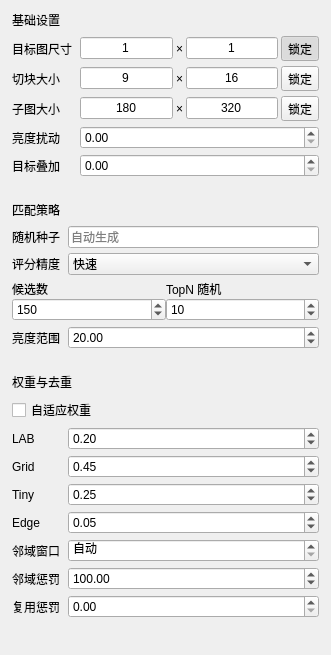
               <widget class="QWidget" name="parameterContent">
                <property name="geometry"><rect><x>0</x><y>0</y><width>331</width><height>655</height></rect></property>
                <layout class="QVBoxLayout" name="parameterCards">
                 <property name="spacing"><number>0</number></property>
                 <property name="leftMargin"><number>0</number></property><property name="topMargin"><number>0</number></property><property name="rightMargin"><number>0</number></property><property name="bottomMargin"><number>0</number></property>
                 <item>
                  <widget class="QFrame" name="gridCard">
                   <layout class="QVBoxLayout" name="gridCardLayout">
                    <property name="spacing"><number>7</number></property>
                    <property name="leftMargin"><number>12</number></property><property name="topMargin"><number>11</number></property><property name="rightMargin"><number>12</number></property><property name="bottomMargin"><number>12</number></property>
                    <item><widget class="QLabel" name="gridCardTitle"><property name="text"><string>基础设置</string></property><property name="parameterHeading" stdset="0"><bool>true</bool></property></widget></item>
                    <item>
                     <layout class="QFormLayout" name="gridForm">
                      <property name="fieldGrowthPolicy"><enum>QFormLayout::FieldGrowthPolicy::AllNonFixedFieldsGrow</enum></property>
                      <property name="horizontalSpacing"><number>8</number></property><property name="verticalSpacing"><number>5</number></property>
                      <item row="0" column="0"><widget class="QLabel" name="targetSizeLabel"><property name="parameterLabel" stdset="0"><bool>true</bool></property><property name="text"><string>目标图尺寸</string></property><property name="buddy"><cstring>targetWidth</cstring></property></widget></item>
                      <item row="0" column="1"><layout class="QHBoxLayout" name="targetSizeRow" stretch="1,0,1,0"><property name="spacing"><number>3</number></property>
                       <item><widget class="DimensionEdit" name="targetWidth"><property name="dimensionField" stdset="0"><bool>true</bool></property><property name="alignment"><set>Qt::AlignmentFlag::AlignCenter</set></property><property name="text"><string notr="true">1</string></property><property name="accessibleName"><string>目标图尺寸宽</string></property></widget></item>
                       <item><widget class="QLabel" name="targetCross"><property name="text"><string notr="true">×</string></property></widget></item>
                       <item><widget class="DimensionEdit" name="targetHeight"><property name="dimensionField" stdset="0"><bool>true</bool></property><property name="alignment"><set>Qt::AlignmentFlag::AlignCenter</set></property><property name="text"><string notr="true">1</string></property><property name="accessibleName"><string>目标图尺寸高</string></property></widget></item>
                       <item><widget class="QToolButton" name="targetLock"><property name="text"><string>锁定</string></property><property name="toolTip"><string>固定宽高比</string></property><property name="accessibleName"><string>固定宽高比</string></property><property name="checkable"><bool>true</bool></property><property name="checked"><bool>true</bool></property><property name="ratioButton" stdset="0"><bool>true</bool></property></widget></item>
                      </layout></item>
                      <item row="1" column="0"><widget class="QLabel" name="matchSizeLabel"><property name="parameterLabel" stdset="0"><bool>true</bool></property><property name="text"><string>切块大小</string></property><property name="buddy"><cstring>matchWidth</cstring></property></widget></item>
                      <item row="1" column="1"><layout class="QHBoxLayout" name="matchSizeRow" stretch="1,0,1,0"><property name="spacing"><number>3</number></property>
                       <item><widget class="DimensionEdit" name="matchWidth"><property name="dimensionField" stdset="0"><bool>true</bool></property><property name="alignment"><set>Qt::AlignmentFlag::AlignCenter</set></property><property name="text"><string notr="true">9</string></property><property name="accessibleName"><string>切块大小宽</string></property></widget></item>
                       <item><widget class="QLabel" name="matchCross"><property name="text"><string notr="true">×</string></property></widget></item>
                       <item><widget class="DimensionEdit" name="matchHeight"><property name="dimensionField" stdset="0"><bool>true</bool></property><property name="alignment"><set>Qt::AlignmentFlag::AlignCenter</set></property><property name="text"><string notr="true">16</string></property><property name="accessibleName"><string>切块大小高</string></property></widget></item>
                       <item><widget class="QToolButton" name="matchLock"><property name="text"><string>锁定</string></property><property name="toolTip"><string>固定宽高比</string></property><property name="accessibleName"><string>固定宽高比</string></property><property name="checkable"><bool>true</bool></property><property name="checked"><bool>false</bool></property><property name="ratioButton" stdset="0"><bool>true</bool></property></widget></item>
                      </layout></item>
                      <item row="2" column="0"><widget class="QLabel" name="tileSizeLabel"><property name="parameterLabel" stdset="0"><bool>true</bool></property><property name="text"><string>子图大小</string></property><property name="buddy"><cstring>tileWidth</cstring></property></widget></item>
                      <item row="2" column="1"><layout class="QHBoxLayout" name="tileSizeRow" stretch="1,0,1,0"><property name="spacing"><number>3</number></property>
                       <item><widget class="DimensionEdit" name="tileWidth"><property name="dimensionField" stdset="0"><bool>true</bool></property><property name="alignment"><set>Qt::AlignmentFlag::AlignCenter</set></property><property name="text"><string notr="true">180</string></property><property name="accessibleName"><string>子图大小宽</string></property></widget></item>
                       <item><widget class="QLabel" name="tileCross"><property name="text"><string notr="true">×</string></property></widget></item>
                       <item><widget class="DimensionEdit" name="tileHeight"><property name="dimensionField" stdset="0"><bool>true</bool></property><property name="alignment"><set>Qt::AlignmentFlag::AlignCenter</set></property><property name="text"><string notr="true">320</string></property><property name="accessibleName"><string>子图大小高</string></property></widget></item>
                       <item><widget class="QToolButton" name="tileLock"><property name="text"><string>锁定</string></property><property name="toolTip"><string>固定宽高比</string></property><property name="accessibleName"><string>固定宽高比</string></property><property name="checkable"><bool>true</bool></property><property name="checked"><bool>false</bool></property><property name="ratioButton" stdset="0"><bool>true</bool></property></widget></item>
                      </layout></item>
                      <item row="3" column="0"><widget class="QLabel" name="jitterLabel"><property name="parameterLabel" stdset="0"><bool>true</bool></property><property name="text"><string>亮度扰动</string></property><property name="buddy"><cstring>brightnessJitter</cstring></property></widget></item>
                      <item row="3" column="1"><widget class="QDoubleSpinBox" name="brightnessJitter"><property name="maximum"><double>0.500000</double></property><property name="singleStep"><double>0.010000</double></property></widget></item>
                      <item row="4" column="0"><widget class="QLabel" name="blendLabel"><property name="parameterLabel" stdset="0"><bool>true</bool></property><property name="text"><string>目标叠加</string></property><property name="buddy"><cstring>targetBlend</cstring></property></widget></item>
                      <item row="4" column="1"><widget class="QDoubleSpinBox" name="targetBlend"><property name="maximum"><double>1.000000</double></property><property name="singleStep"><double>0.050000</double></property></widget></item>
                     </layout>
                    </item>
                   </layout>
                  </widget>
                 </item>
                 <item>
                  <widget class="QFrame" name="basicSettingsSeparator">
                   <property name="minimumSize"><size><width>0</width><height>1</height></size></property>
                   <property name="maximumSize"><size><width>16777215</width><height>1</height></size></property>
                  </widget>
                 </item>
                 <item>
                  <widget class="QFrame" name="matchingCard">
                   <layout class="QVBoxLayout" name="matchingCardLayout">
                    <property name="spacing"><number>7</number></property>
                    <property name="leftMargin"><number>12</number></property><property name="topMargin"><number>11</number></property><property name="rightMargin"><number>12</number></property><property name="bottomMargin"><number>12</number></property>
                    <item><widget class="QLabel" name="matchingCardTitle"><property name="text"><string>匹配策略</string></property><property name="parameterHeading" stdset="0"><bool>true</bool></property></widget></item>
                    <item>
                     <layout class="QFormLayout" name="matchingForm">
                      <property name="fieldGrowthPolicy"><enum>QFormLayout::FieldGrowthPolicy::AllNonFixedFieldsGrow</enum></property>
                      <property name="horizontalSpacing"><number>8</number></property><property name="verticalSpacing"><number>5</number></property>
                      <item row="0" column="0"><widget class="QLabel" name="seedLabel"><property name="parameterLabel" stdset="0"><bool>true</bool></property><property name="text"><string>随机种子</string></property><property name="buddy"><cstring>seedEdit</cstring></property></widget></item>
                      <item row="0" column="1"><widget class="QLineEdit" name="seedEdit"><property name="placeholderText"><string>自动生成</string></property><property name="maxLength"><number>10</number></property></widget></item>
                      <item row="1" column="0"><widget class="QLabel" name="scoreModeLabel"><property name="parameterLabel" stdset="0"><bool>true</bool></property><property name="text"><string>评分精度</string></property><property name="buddy"><cstring>scoreMode</cstring></property></widget></item>
                      <item row="1" column="1"><widget class="QComboBox" name="scoreMode"><item><property name="text"><string>快速</string></property></item><item><property name="text"><string>兼容</string></property></item></widget></item>
                      <item row="2" column="0" colspan="2"><layout class="QGridLayout" name="candidateSettings">
                       <item row="0" column="0"><widget class="QLabel" name="candidatesLabel"><property name="parameterLabel" stdset="0"><bool>true</bool></property><property name="text"><string>候选数</string></property><property name="buddy"><cstring>candidates</cstring></property></widget></item><item row="0" column="1"><widget class="QLabel" name="randomTopLabel"><property name="parameterLabel" stdset="0"><bool>true</bool></property><property name="text"><string>TopN 随机</string></property><property name="buddy"><cstring>randomTop</cstring></property></widget></item>
                       <item row="1" column="0"><widget class="QSpinBox" name="candidates"><property name="minimum"><number>10</number></property><property name="maximum"><number>10000</number></property><property name="value"><number>150</number></property></widget></item><item row="1" column="1"><widget class="QSpinBox" name="randomTop"><property name="minimum"><number>1</number></property><property name="maximum"><number>10000</number></property><property name="value"><number>10</number></property></widget></item>
                      </layout></item>
                      <item row="3" column="0"><widget class="QLabel" name="lightnessLabel"><property name="parameterLabel" stdset="0"><bool>true</bool></property><property name="text"><string>亮度范围</string></property><property name="buddy"><cstring>lightnessRange</cstring></property></widget></item>
                      <item row="3" column="1"><widget class="QDoubleSpinBox" name="lightnessRange"><property name="maximum"><double>255.000000</double></property><property name="value"><double>20.000000</double></property></widget></item>
                     </layout>
                    </item>
                   </layout>
                  </widget>
                 </item>
                 <item>
                  <widget class="QFrame" name="matchingSettingsSeparator">
                   <property name="minimumSize"><size><width>0</width><height>1</height></size></property>
                   <property name="maximumSize"><size><width>16777215</width><height>1</height></size></property>
                  </widget>
                 </item>
                 <item>
                  <widget class="QFrame" name="advancedMatchingCard">
                   <layout class="QVBoxLayout" name="advancedMatchingCardLayout">
                    <property name="spacing"><number>7</number></property>
                    <property name="leftMargin"><number>12</number></property><property name="topMargin"><number>11</number></property><property name="rightMargin"><number>12</number></property><property name="bottomMargin"><number>12</number></property>
                    <item><widget class="QLabel" name="advancedMatchingCardTitle"><property name="text"><string>权重与去重</string></property><property name="parameterHeading" stdset="0"><bool>true</bool></property></widget></item>
                    <item>
                     <layout class="QFormLayout" name="advancedMatchingForm">
                      <property name="fieldGrowthPolicy"><enum>QFormLayout::FieldGrowthPolicy::AllNonFixedFieldsGrow</enum></property>
                      <property name="horizontalSpacing"><number>8</number></property><property name="verticalSpacing"><number>5</number></property>
                      <item row="0" column="0" colspan="2"><widget class="QCheckBox" name="adaptiveWeights"><property name="text"><string>自适应权重</string></property></widget></item>
                      <item row="1" column="0"><widget class="QLabel" name="labLabel"><property name="parameterLabel" stdset="0"><bool>true</bool></property><property name="text"><string notr="true">LAB</string></property><property name="buddy"><cstring>labWeight</cstring></property></widget></item>
                      <item row="1" column="1"><widget class="QDoubleSpinBox" name="labWeight"><property name="singleStep"><double>0.050000</double></property><property name="value"><double>0.200000</double></property></widget></item>
                      <item row="2" column="0"><widget class="QLabel" name="gridLabel"><property name="parameterLabel" stdset="0"><bool>true</bool></property><property name="text"><string notr="true">Grid</string></property><property name="buddy"><cstring>gridWeight</cstring></property></widget></item>
                      <item row="2" column="1"><widget class="QDoubleSpinBox" name="gridWeight"><property name="singleStep"><double>0.050000</double></property><property name="value"><double>0.450000</double></property></widget></item>
                      <item row="3" column="0"><widget class="QLabel" name="tinyLabel"><property name="parameterLabel" stdset="0"><bool>true</bool></property><property name="text"><string notr="true">Tiny</string></property><property name="buddy"><cstring>tinyWeight</cstring></property></widget></item>
                      <item row="3" column="1"><widget class="QDoubleSpinBox" name="tinyWeight"><property name="singleStep"><double>0.050000</double></property><property name="value"><double>0.250000</double></property></widget></item>
                      <item row="4" column="0"><widget class="QLabel" name="edgeLabel"><property name="parameterLabel" stdset="0"><bool>true</bool></property><property name="text"><string notr="true">Edge</string></property><property name="buddy"><cstring>edgeWeight</cstring></property></widget></item>
                      <item row="4" column="1"><widget class="QDoubleSpinBox" name="edgeWeight"><property name="singleStep"><double>0.050000</double></property><property name="value"><double>0.050000</double></property></widget></item>
                      <item row="5" column="0"><widget class="QLabel" name="neighborWindowLabel"><property name="parameterLabel" stdset="0"><bool>true</bool></property><property name="text"><string>邻域窗口</string></property><property name="buddy"><cstring>neighborWindow</cstring></property></widget></item>
                      <item row="5" column="1"><widget class="QSpinBox" name="neighborWindow"><property name="maximum"><number>1000000</number></property><property name="specialValueText"><string>自动</string></property></widget></item>
                      <item row="6" column="0"><widget class="QLabel" name="neighborPenaltyLabel"><property name="parameterLabel" stdset="0"><bool>true</bool></property><property name="text"><string>邻域惩罚</string></property><property name="buddy"><cstring>neighborPenalty</cstring></property></widget></item>
                      <item row="6" column="1"><widget class="QDoubleSpinBox" name="neighborPenalty"><property name="maximum"><double>1000000.000000</double></property><property name="value"><double>100.000000</double></property></widget></item>
                      <item row="7" column="0"><widget class="QLabel" name="reusePenaltyLabel"><property name="parameterLabel" stdset="0"><bool>true</bool></property><property name="text"><string>复用惩罚</string></property><property name="buddy"><cstring>reusePenalty</cstring></property></widget></item>
                      <item row="7" column="1"><widget class="QDoubleSpinBox" name="reusePenalty"><property name="maximum"><double>1000000.000000</double></property><property name="singleStep"><double>0.010000</double></property></widget></item>
                     </layout>
                    </item>
                   </layout>
                  </widget>
                 </item>
                 <item><spacer name="parameterSpacer"><property name="orientation"><enum>Qt::Orientation::Vertical</enum></property><property name="sizeHint" stdset="0"><size><width>0</width><height>10</height></size></property></spacer></item>
                </layout>
               </widget>
